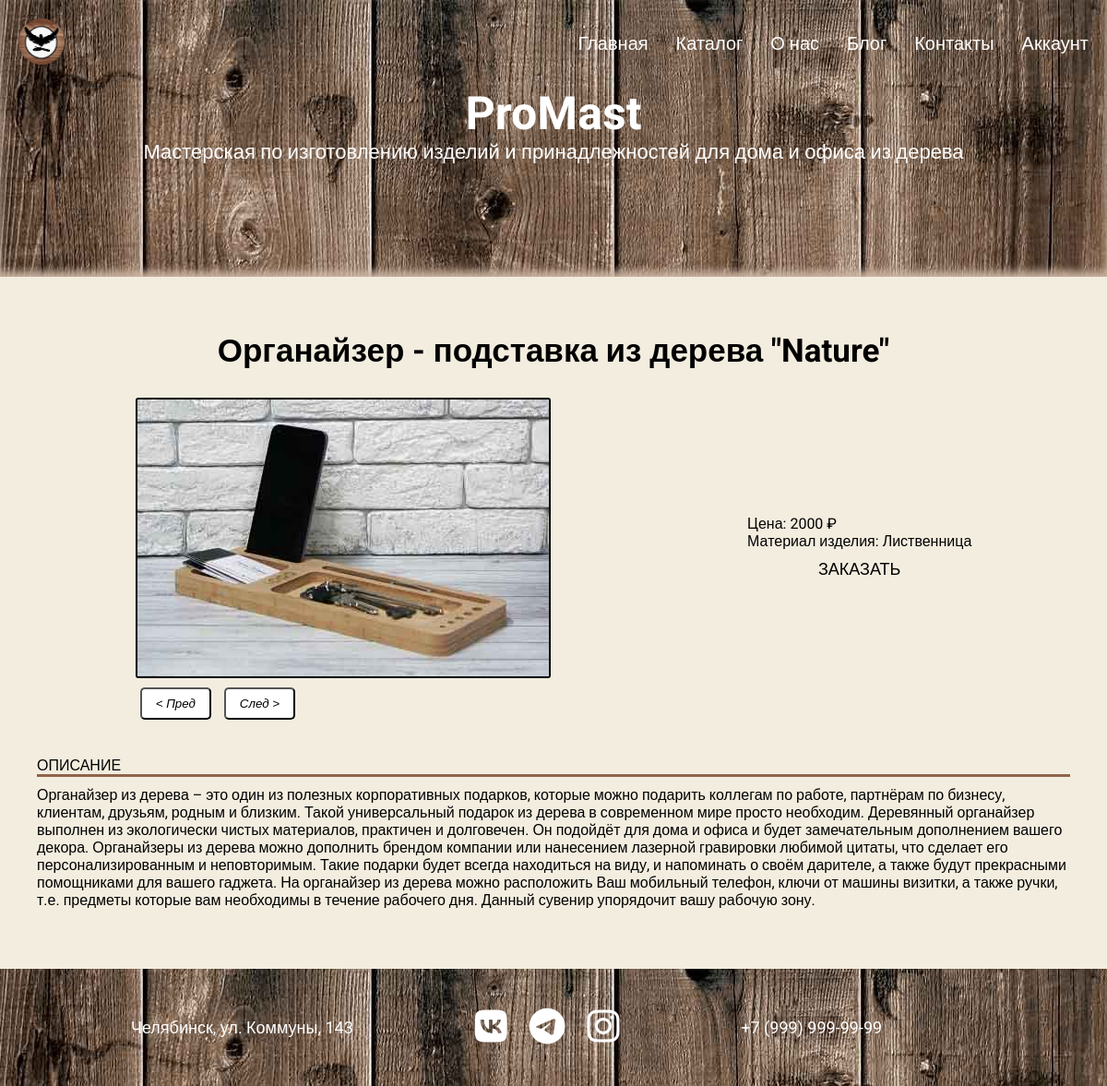
Page /work-main/10/ on the committed database.
### portfolio/models.py (models this page shows, shortened)
class Works(models.Model):
    title = models.CharField(max_length=100, verbose_name='Название')
    description = models.TextField(null=True, blank=True, verbose_name='Описание')
    image_1 = models.ImageField(upload_to='portfolio/%Y/%m/%d/', null=True, blank=True, verbose_name='Изображение 1')
    image_2 = models.ImageField(upload_to='portfolio/%Y/%m/%d/', null=True, blank=True, verbose_name='Изображение 2')
    image_3 = models.ImageField(upload_to='portfolio/%Y/%m/%d/', null=True, blank=True, verbose_name='Изображение 3')
    top_sales = models.ManyToManyField('Top', blank=True, verbose_name='Популярное')
    created = models.DateTimeField(auto_now_add=True, verbose_name='Дата публикации')
    price = models.IntegerField(default=0, verbose_name='Цена')
    material = models.CharField(max_length=100, null=True, blank=True, verbose_name='Материал')
    class Meta:
        ordering = ['-created']
        verbose_name = "Проект"
        verbose_name_plural = "Проекты"

### portfolio/views.py (the view)
# urls.py: path('work-main/<str:pk>/', views.work_main, name='work-main'),
def work_main(request, pk):
    work_obj = Works.objects.get(id=pk)
    context = {
        'work': work_obj,
    }
    return render(request, 'portfolio/work_main.html', context)

### portfolio/templates/portfolio/work_main.html (shortened to what this page needs)
{% extends 'portfolio/base.html' %}
{% block content %}
<section class="work__main">
    <div class="container">
        <div class="contact__text">
            <h2>{{ work.title }}</h2>
        </div>
        <div class="work__main__style">
            <div class="slider__main">
                <div class="slider">
                    <div class="slider-line">
                        <img src="{{ work.image_1.url }}" alt="" class="image-work-main">
                    </div>
                </div>
                <button class="slider-prev">&lt; Пред</button>
                <button class="slider-next">След &gt;</button>
            </div>
            <div class="work__context">
                <p>Цена: {{ work.price }} &#8381</p>
                <p>Материал изделия: {{ work.material }}</p>
                 <div class="btn"><a href="#">Заказать</a></div>
            </div>
        </div>
        <div class="description">
            <p class="header__description">ОПИСАНИЕ</p>
            <p>{{ work.description }}</p>
        </div>
    </div>
</section>
{% endblock %}

### portfolio/static/css/style.css (style rules this page uses)
* { margin: 0; padding: 0; -webkit-box-sizing: border-box; box-sizing: border-box; }
body { height: 100%; font-family: 'Roboto', sans-serif; }
.container { max-width: 1200px; margin: 0px auto; }
.btn { text-align: center; padding: 10px 0; }
.btn a { font-size: 18px; color: #000; padding: 10px 5px; text-decoration: none; text-transform: uppercase; }
.contact__text h2 { padding-top: 20px; font-size: 35px; text-align: center; }
.work__main { background: #F3EDDF; padding: 40px; box-sizing: border-box; }
.work__main__style { display: flex; align-items: center; justify-content: space-around; flex-wrap: wrap; }
.slider { width: 450px; border: 2px solid black; border-radius: 3px; margin: 30px auto; margin-bottom: 5px; overflow: hidden; }
.slider img { width: 450px; z-index: 0; }
.slider-line { width: 1350px; background: #B5B4B0; display: flex; position: relative; left: 0; transition: all ease 1s; }
.slider-prev, .slider-next { background: #fff; padding: 8px 15px; border-radius: 5px; font-style: italic; margin: 5px 5px 15px; }
.header__description { border-bottom: 3px solid #8E644C; margin-bottom: 10px; }
.description { box-sizing: border-box; margin: 25px auto; margin-bottom: 0; padding-bottom: 25px; }

### rows in the picture
Works: title "Органайзер - подставка из дерева \"Nature\"", image_1 (picture), price "2000", material "Лиственница", description "Органайзер из дерева – это один из полезных корпоративных подарков, которые можно подарить коллегам по работе, партнёрам по бизнесу, клиентам, друзьям, родным и близким. Такой универсальный подарок из дерева в современном мире просто необходим. Деревянный органайзер выполнен из экологически чистых материалов, практичен и долговечен. Он подойдёт для дома и офиса и будет замечательным дополнением вашего декора. Органайзеры из дерева можно дополнить брендом компании или нанесением лазерной гравировки любимой цитаты, что сделает его персонализированным и неповторимым. Такие подарки будет всегда находиться на виду, и напоминать о своём дарителе, а также будут прекрасными помощниками для вашего…"
